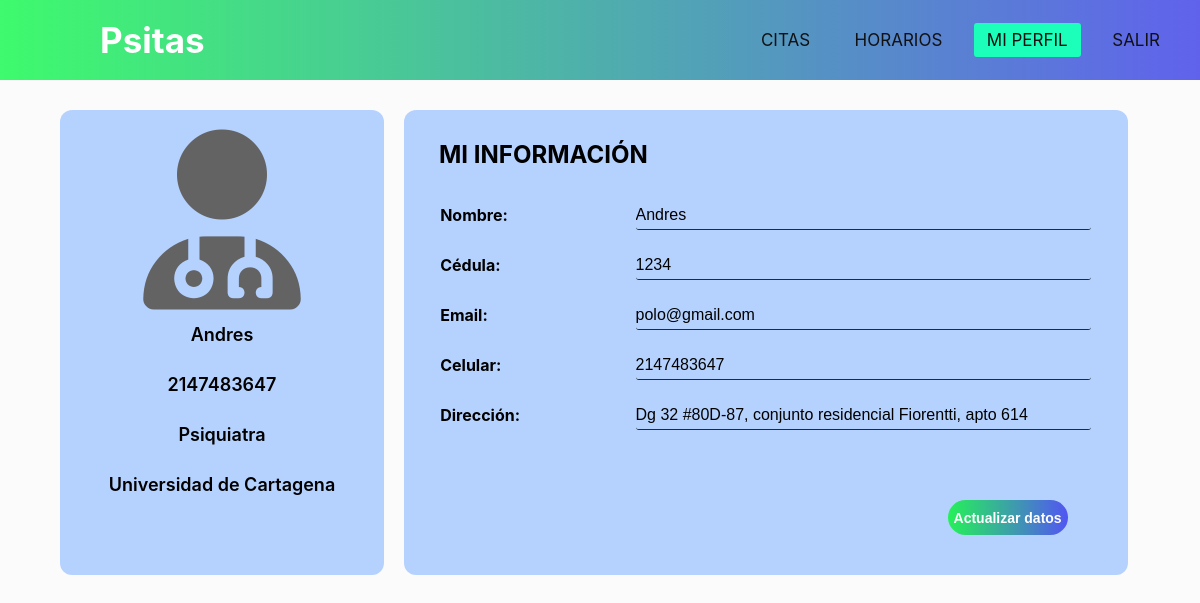
Before: /terapeuta-perfil.php (signed in) with the older database file.
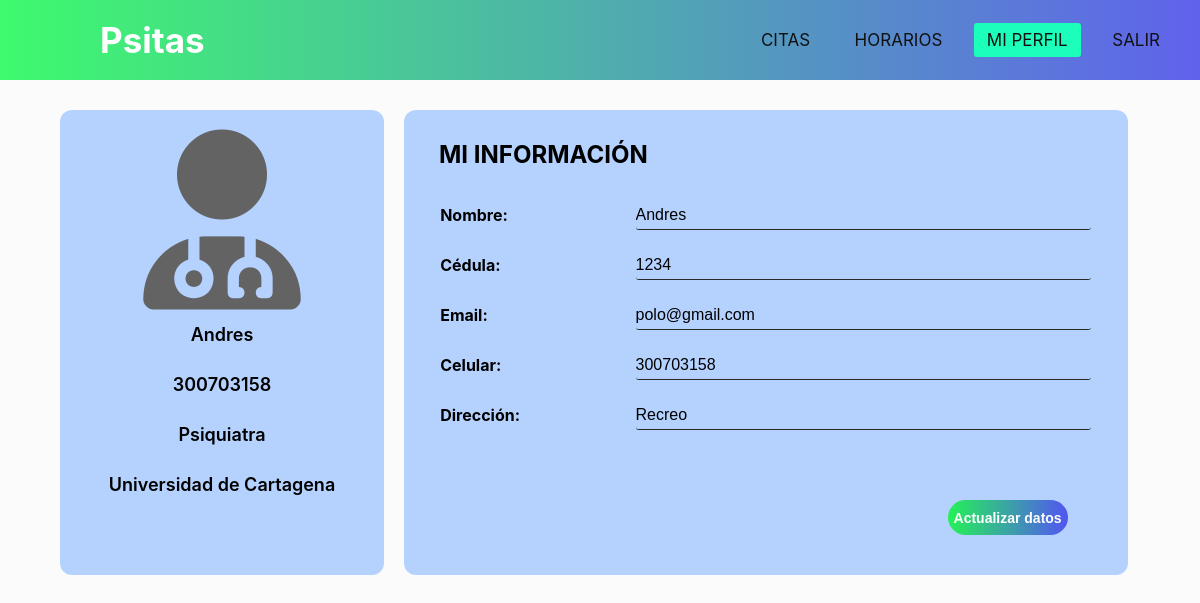
After: the same page with the newer database file.
### tables this page shows
CREATE TABLE `usuarios` (
  `id` int(11) NOT NULL,
  `nombre` varchar(50) NOT NULL,
  `apellido` varchar(50) NOT NULL,
  `correo` varchar(50) NOT NULL,
  `contrasena` varchar(50) NOT NULL,
  `telefono` bigint(20) NOT NULL,
  `cedula` int(10) NOT NULL,
  `direccion` varchar(255) DEFAULT NULL,
  `tipo_u` int(1) NOT NULL DEFAULT 1
);

### terapeuta-perfil.php (the view, shortened to what this page needs)
<?php
include("php/conexion.php");
$id_terapeuta = $_SESSION['id_terapeuta'];
$sql = "SELECT * FROM usuarios WHERE id = '$id_terapeuta'";
$ejecutar = $conexion ->query($sql);
$row = $ejecutar->fetch_assoc();
?>
<!DOCTYPE html>
<html lang="en">
<head>
    <link rel="stylesheet" href="estilos/terapeuta-perfil.css">
</head>
<body>
    <nav>
        <label class="logo"><a href="login.php">Psitas</a></label>
        <ul>
            <li><a href="terapeuta-citas.php">CITAS</a></li>
            <li><a href="terapeuta-horarios.php">HORARIOS</a></li>
            <li><a class="active" href="terapeuta-perfil.php">MI PERFIL</a></li>
            <li><a href="php/salir.php">SALIR</a></li>
        </ul>
        <div class="flex-container">
            <div class="container-card">
                <i class="fas fa-user-md fa-10x" style="color: rgb(99, 99, 99)"></i>
                <p> <?php echo $row['nombre'] ?> </p>
                <p> <?php echo utf8_decode($row['telefono']) ?> </p>
                <p>Psiquiatra</p>
                <p>Universidad de Cartagena</p>
            </div>
            <form class="container-info" action="php/modificar-terapeuta.php" method="POST">
                <h2>MI INFORMACIÓN</h2>
                <div><b class="nombre">Nombre:</b><input name="nombre" value="<?php echo $row['nombre']; ?>" disabled></input></div>
                <div><b>Cédula:</b><input name="cedula" value="<?php echo $row['cedula']; ?>" disabled></div>
                <div><b class="email">Email:</b><input type="email" name="correo" required value="<?php echo $row['correo']; ?>"></input></div>
                <div><b class="celular">Celular:</b><input name="telefono" value="<?php echo $row['telefono']; ?>" maxlength="20"></input></div>
                <div><b class="direccion">Dirección:</b><input name="direccion" value="<?php echo $row['direccion']; ?>"></input></div>
                <input class="editar-info" type="submit" value="Actualizar datos">
            </form>
        </div>
    </nav>
</body>
</html>

Changed rows visible on the page:
changed usuarios "Andres": telefono "2147483647" → "300703158"; direccion "Dg 32 #80D-87, conjunto residencial Fiorentti, apto 614" → "Recreo"
